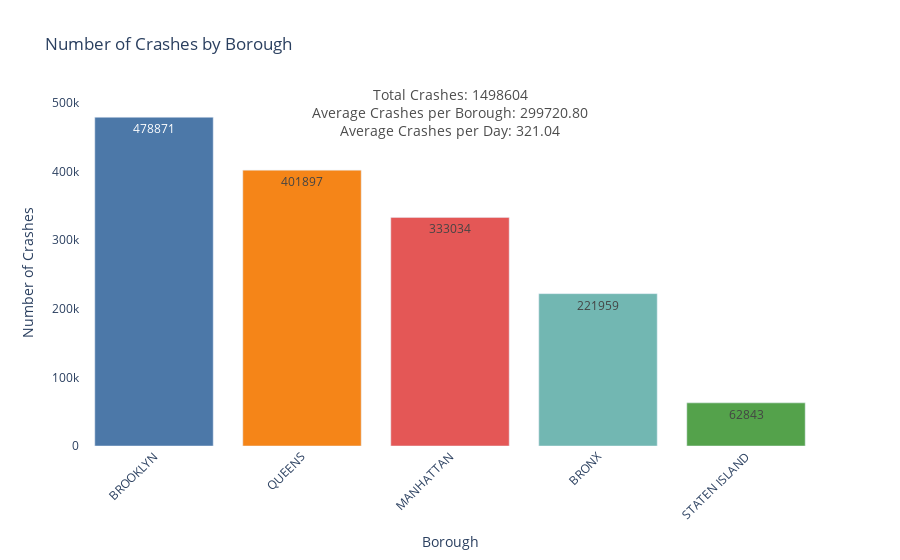

The notebook cell saved with this chart:
### Code cell
#I are cleaned the crash data by removing rows with missing borough information and calculating the total number of crashes, 
#average crashes per borough, and average crashes per day. Then, I created an interactive bar chart using Plotly, with additional annotations showing summary statistics for the entire dataset.


import pandas as pd
import plotly.express as px

df_clean = df.dropna(subset=['BOROUGH'])

df_clean['CRASH DATE'] = pd.to_datetime(df_clean['CRASH DATE'], errors='coerce')

borough_counts = df_clean['BOROUGH'].value_counts().reset_index()
borough_counts.columns = ['Borough', 'Number of Crashes']

total_crashes = borough_counts['Number of Crashes'].sum()
average_crashes = borough_counts['Number of Crashes'].mean()

unique_dates = df_clean['CRASH DATE'].nunique()
average_crashes_per_day = total_crashes / unique_dates

fig = px.bar(borough_counts,
             x='Borough',
             y='Number of Crashes',
             title=f'Number of Crashes by Borough ',
             labels={'Borough': 'Borough', 'Number of Crashes': 'Number of Crashes'},
             color='Borough', 
             color_discrete_sequence=px.colors.qualitative.T10,  
             text='Number of Crashes')  


fig.update_layout(
    xaxis_title='Borough',
    yaxis_title='Number of Crashes',
    xaxis_tickangle=-45,  
    plot_bgcolor='rgba(0,0,0,0)',  
    paper_bgcolor='rgba(255,255,255,0.8)',  
    showlegend=False  
)


fig.update_traces(
    hovertemplate='<b>%{x}</b><br>Crashes: %{y}<br><extra></extra>'  
)


fig.add_annotation(
    x=0.5, y=1.05, xref='paper', yref='paper',
    text=f'Total Crashes: {total_crashes}<br>Average Crashes per Borough: {average_crashes:.2f}<br>Average Crashes per Day: {average_crashes_per_day:.2f}',
    showarrow=False, font=dict(size=14, color='black'),
    align='center', bgcolor='rgba(255,255,255,0.8)', opacity=0.7
)

fig.show()

### Figure 1 — Plotly figure (JSON) as saved in the notebook; plotly's stock layout.template omitted (floating-point values rounded to 4 significant figures)
{"data": [{"alignmentgroup": "True", "hovertemplate": "<b>%{x}</b><br>Crashes: %{y}<br><extra></extra>", "legendgroup": "BROOKLYN", "marker": {"color": "#4C78A8", "pattern": {"shape": ""}}, "name": "BROOKLYN", "offsetgroup": "BROOKLYN", "orientation": "v", "showlegend": true, "text": [478871], "textposition": "auto", "type": "bar", "x": ["BROOKLYN"], "xaxis": "x", "y": [478871], "yaxis": "y"}, {"alignmentgroup": "True", "hovertemplate": "<b>%{x}</b><br>Crashes: %{y}<br><extra></extra>", "legendgroup": "QUEENS", "marker": {"color": "#F58518", "pattern": {"shape": ""}}, "name": "QUEENS", "offsetgroup": "QUEENS", "orientation": "v", "showlegend": true, "text": [401897], "textposition": "auto", "type": "bar", "x": ["QUEENS"], "xaxis": "x", "y": [401897], "yaxis": "y"}, {"alignmentgroup": "True", "hovertemplate": "<b>%{x}</b><br>Crashes: %{y}<br><extra></extra>", "legendgroup": "MANHATTAN", "marker": {"color": "#E45756", "pattern": {"shape": ""}}, "name": "MANHATTAN", "offsetgroup": "MANHATTAN", "orientation": "v", "showlegend": true, "text": [333034], "textposition": "auto", "type": "bar", "x": ["MANHATTAN"], "xaxis": "x", "y": [333034], "yaxis": "y"}, {"alignmentgroup": "True", "hovertemplate": "<b>%{x}</b><br>Crashes: %{y}<br><extra></extra>", "legendgroup": "BRONX", "marker": {"color": "#72B7B2", "pattern": {"shape": ""}}, "name": "BRONX", "offsetgroup": "BRONX", "orientation": "v", "showlegend": true, "text": [221959], "textposition": "auto", "type": "bar", "x": ["BRONX"], "xaxis": "x", "y": [221959], "yaxis": "y"}, {"alignmentgroup": "True", "hovertemplate": "<b>%{x}</b><br>Crashes: %{y}<br><extra></extra>", "legendgroup": "STATEN ISLAND", "marker": {"color": "#54A24B", "pattern": {"shape": ""}}, "name": "STATEN ISLAND", "offsetgroup": "STATEN ISLAND", "orientation": "v", "showlegend": true, "text": [62843], "textposition": "auto", "type": "bar", "x": ["STATEN ISLAND"], "xaxis": "x", "y": [62843], "yaxis": "y"}], "layout": {"annotations": [{"align": "center", "bgcolor": "rgba(255,255,255,0.8)", "font": {"color": "black", "size": 14}, "opacity": 0.7, "showarrow": false, "text": "Total Crashes: 1498604<br>Average Crashes per Borough: 299720.80<br>Average Crashes per Day: 321.04", "x": 0.5, "xref": "paper", "y": 1.05, "yref": "paper"}], "autosize": true, "barmode": "relative", "legend": {"title": {"text": "Borough"}, "tracegroupgap": 0}, "paper_bgcolor": "rgba(255,255,255,0.8)", "plot_bgcolor": "rgba(0, 0, 0, 0)", "showlegend": false, "title": {"text": "Number of Crashes by Borough "}, "xaxis": {"anchor": "y", "autorange": true, "categoryarray": ["BROOKLYN", "QUEENS", "MANHATTAN", "BRONX", "STATEN ISLAND"], "categoryorder": "array", "domain": [0, 1], "range": [-0.5, 4.5], "tickangle": -45, "title": {"text": "Borough"}, "type": "category"}, "yaxis": {"anchor": "x", "autorange": true, "domain": [0, 1], "range": [0, 504100.0], "title": {"text": "Number of Crashes"}, "type": "linear"}}}
